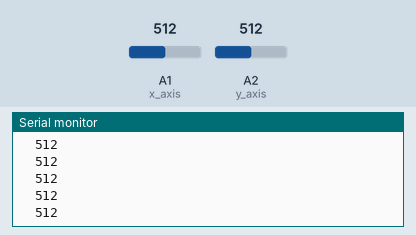
Simulated run of this sketch. Board: Arduino Uno, built with avr-gcc and run on an emulated ATmega328P. Shown: the last lines printed to the serial monitor. The inputs (shaded band) are chosen by the test bench; at power-on: A1 (x_axis) = 512, A2 (y_axis) = 512. No radio packets arrive unless stated.

Above: at 1.2 s.
1.3 s: A1 (x_axis) set to 108
At 2.1 s:
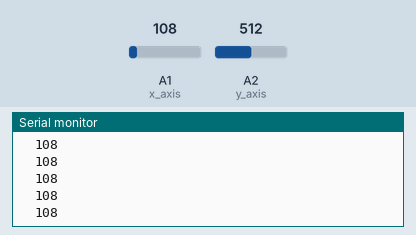
2.8 s: A1 (x_axis) set to 89
At 3.5 s:
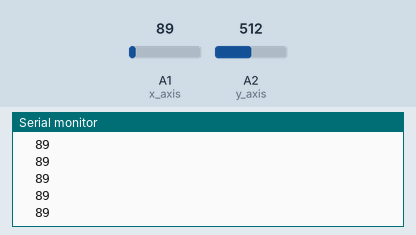
Timing chart, 0 to 5.8 s (numbered marks = the images above; inputs shaded):
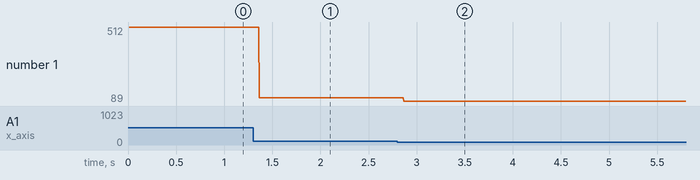

The sketch:

VERICI.ino
```cpp
#include <SPI.h>
#include <nRF24L01.h>
#include <RF24.h>

#define CE_PIN  9
#define CSN_PIN 10

#define x_axis A1 // x axis
#define y_axis A2 //y axis

const uint64_t pipe = 0xE8E8F0F0E1LL;
RF24 radio(CE_PIN, CSN_PIN);
int data[2];

void setup()
{
  Serial.begin(9600);
  radio.begin();
  radio.openWritingPipe(pipe);
}
void loop()
{
  data[0] = analogRead(x_axis);
  data[1] = analogRead(y_axis);
  radio.write( data, sizeof(data) );

  Serial.println(analogRead(x_axis));
  Serial.print(" ");
 // Serial.print(analogRead(A1));
  Serial.print(" ");
}
```

Measured:
- after the input at 1.3 s, the serial monitor: prints a new line after 0.07 s (image 1)
- after the input at 2.8 s, the serial monitor: prints a new line after 0.07 s (image 2)
- plotted number 1: 512 → 108 after the input at 1.3 s, 108 → 89 after the input at 2.8 s
